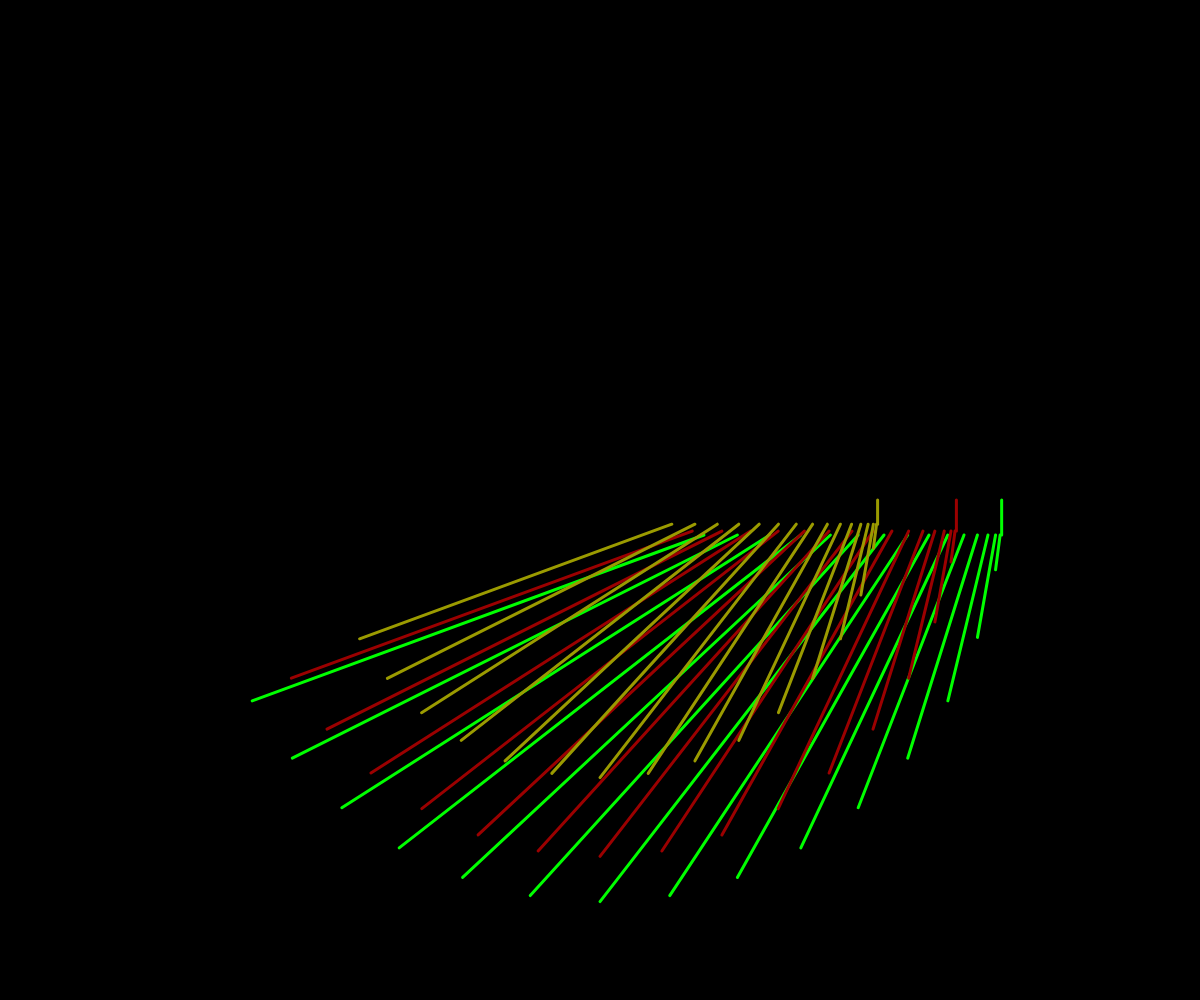
Frame 1 (no input)
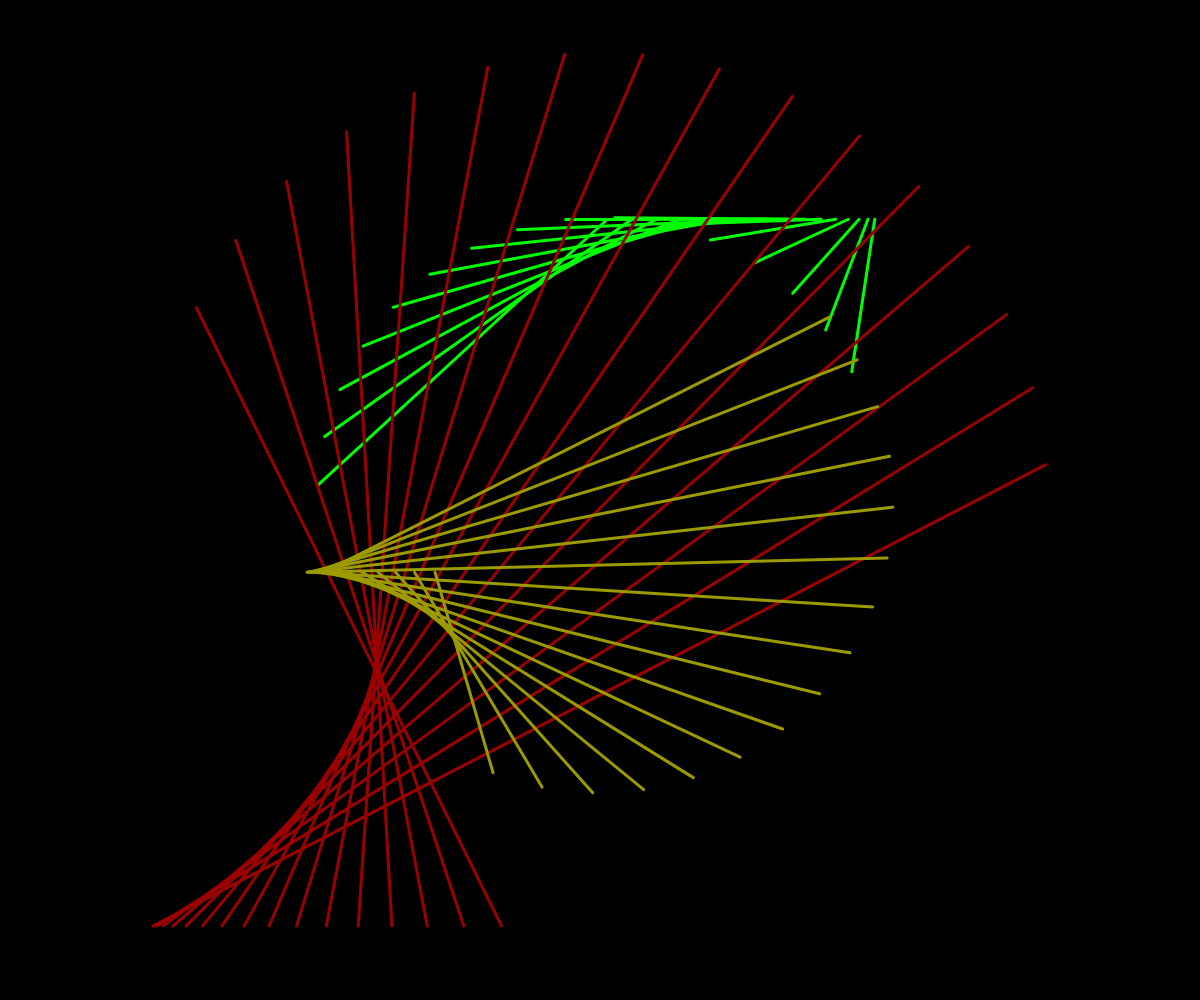
Frame 60 (no input)
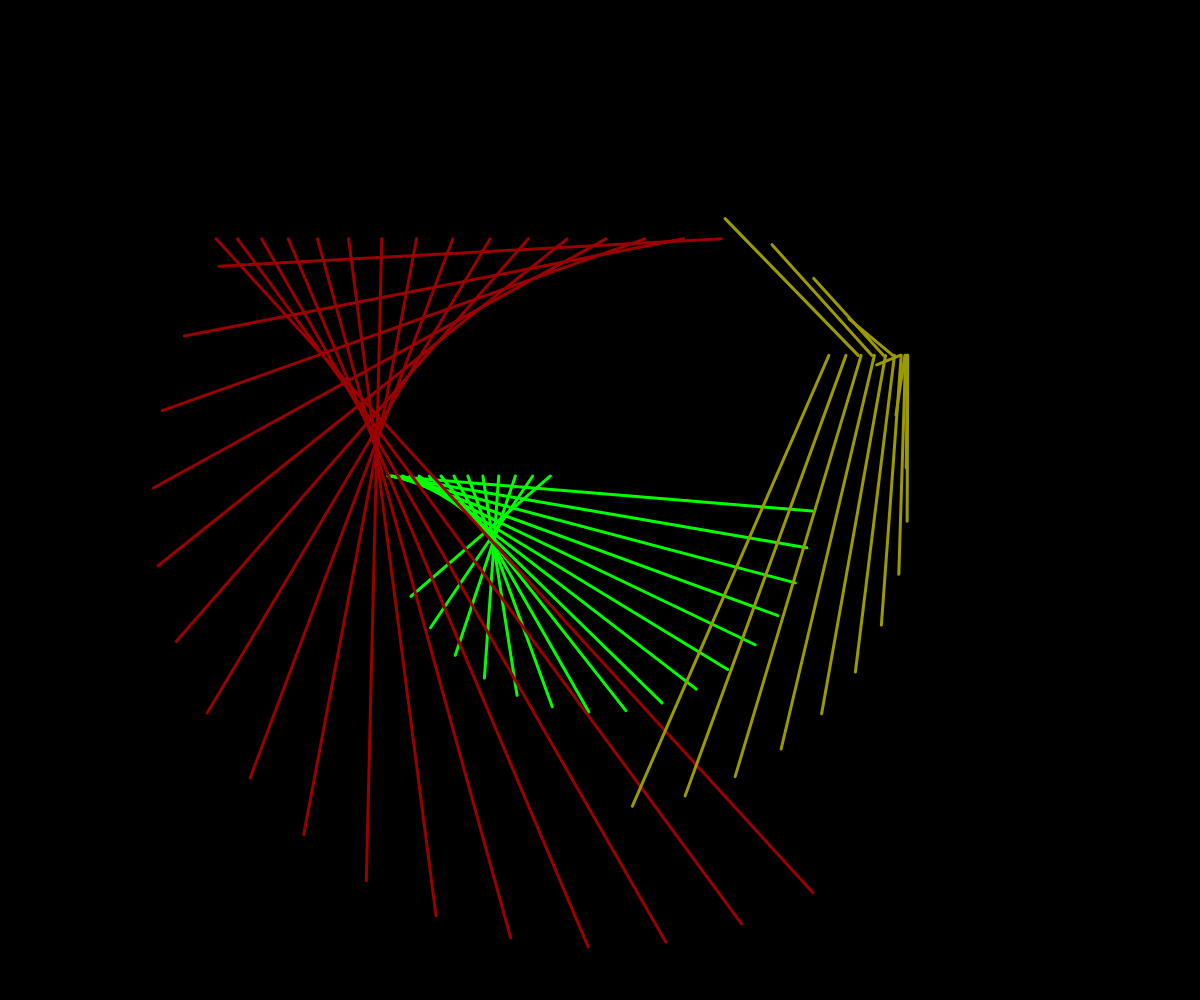
Frame 120 (the mouse pressed at the canvas centre since frame 60)

The p5.js sketch that drew these frames (run headless with seeded random() and noise() and a simulated clock; from frame 60 on, the mouse is pressed at the canvas centre):

// p5.js sketch
// ── sketch.js
/* 

    x = cos  t 
    y = sin  t 

form a parametric representation of the unit circle.
 
These dancing lines are made by plotting points in sine and cosine space (t)
around a unit circle.  the frequency and amplitude of are being modified,
like this sin(t*frequency)*amplitude). 
Changes to the amplitude change the length of the line in the canvas. 
Changes in frequency can make the lines more or less vertical. 
Each group of colored lines are incremented differently (and some randomly) 
so they are out of phase. If they were in phase they would sit on top of each
other and you could only see the last set drawn. 12 year old me would say it
looks a lot like the 80s arcade game QIX. But now I see these type of
visualizations were pioneered in the 60s by John Whitney.

*/


let t=0;// controls green
let t1= 0;// controls red
let t2 =0;// controls yellow
let zoff =0;
let zoff1= 1000;
let zoff2= 2000;

function setup() {
  createCanvas(windowWidth, windowHeight);
  background(0);
  angleMode(DEGREES);
}

function draw() {
  background(0);
  translate(width/2,height/2); // need to position 0 to the center of the canvas
  strokeWeight(3);
  stroke(0,255,0);
  zoff+=0.005;  // incrementing through the Perlin noise space
  zoff1+=0.007;
  zoff2+=0.003;
  
  for (let i = 0;i<16;i++){  // number of green lines //reversed direction
  line(getx(-t+i,zoff),gety(-t+i,zoff),getx1(-t+i,zoff),gety1(-t+1,zoff));
  }
  
  for (let i = 0;i<16;i++){ // number of red lines
  stroke(155,0,0);
  line(getx(t1+i,zoff1),gety(t1+i,zoff1),getx1(t1+i,zoff1),gety1(t1+1,zoff1));
  }
  
  for (let i = 0;i<16;i++){ // number of yellow lines
  stroke(155,155,0);
  line(getx(t2+i,zoff2),gety(t2+i,zoff2),getx1(t2+i,zoff2),gety1(t2+1,zoff2));
  }
  
  // if t and t1 increment at the same rate they will be in phase and on top of one another
  t+=0.3; // controls the green movement through sin and cos space, phase shift
  //t1+=0.5; // controls the red movement through sin and cos space, phase shift
  t1+=(random(0.2,0.5));  // red movement random phase shift
  t2+=(random(0.4,0.7));  // yellow movement random phase shift
}

// functions get four points of the line 
// Perlin noise amplitude

function getx(t,off){
  return cos(t*10)* noise(off)*width/2;
   
}


function gety(t,off){
  return sin(t*10)* noise(off)*width/2; 
  
}



function getx1(t,off){
  return cos(t*5)*noise(off)*width/2;
  
}


function gety1(t,off){
  return sin(t*5)*noise(off)*width/2;
  //return cos(t*1)*height/2;
}
